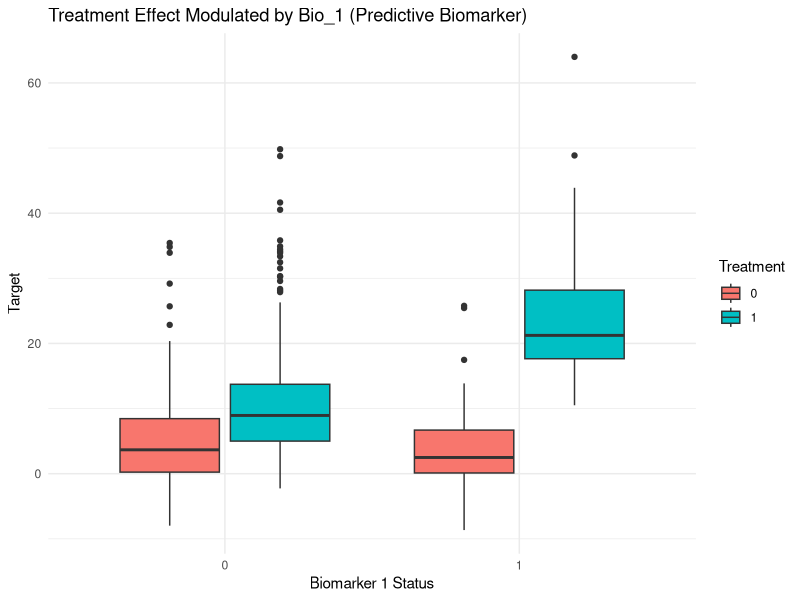

R code for this plot:
library(MASS)

# --- 1. SETUP PARAMETERS ---
n_hist <- 200      # Patients per historical study
n_trial <- 500     # Patients in current trial
H <- 5             # Number of historical studies
p_cont <- 50       # Number of continuous features
p_bin <- 5         # Number of binary biomarkers
rho <- 0.8         # Correlation for collinearity
global_hist_drift <- 0  # Pooled shift applied to historical studies vs current (set >0 or <0 to simulate drift)

# --- 2. FUNCTION TO GENERATE FEATURES (X) ---
# Creates shared covariate structure across all studies
generate_x <- function(n) {
  # Collinear continuous features
  sigma <- toeplitz(rho^(0:(p_cont-1)))
  X_cont <- mvrnorm(n, mu = rep(0, p_cont), Sigma = sigma)
  
  # Binary Biomarkers (e.g., DNA markers)
  X_bin <- matrix(rbinom(n * p_bin, 1, 0.3), nrow = n)
  
  colnames(X_cont) <- paste0("Lab_", 1:p_cont)
  colnames(X_bin) <- paste0("Bio_", 1:p_bin)
  return(cbind(X_cont, X_bin))
}

# --- 3. FUNCTION TO GENERATE OUTCOME (Y) ---


generate_y <- function(X, Trt,
                       study_drift = 0,
                       global_hist_drift = 0) {
  
  # 3a. Prognostic Signal
  prog_signal <- (2 * X[, "Lab_1"]) + 
    (3 * X[, "Lab_2"]^2) + 
    (5 * sin(X[, "Lab_3"])) +
    (4 * X[, "Lab_4"] * X[, "Lab_5"])
  
  # 3b. Predictive (Treatment) Signal
  trt_effect <- (5 * Trt) + (12 * Trt * X[, "Bio_1"])
  
  # 3c. Noise
  noise <- rnorm(nrow(X), mean = 0, sd = 2)
  
  y <- prog_signal +
    trt_effect +
    study_drift +          # between-trial (historical only)
    global_hist_drift +    # pooled historical vs current
    noise
  
  return(y)
}


# --- 4. GENERATE HISTORICAL DATA (Placebo Only) ---
historical_data <- lapply(1:H, function(s) {
  X <- generate_x(n_hist)
  Trt <- rep(0, n_hist) # Placebo only
  # Apply both a small per-study drift and the pooled historical drift
  Y <- generate_y(X, Trt,
                  study_drift = runif(1, -2, 2),
                  global_hist_drift = global_hist_drift)
  
  data.frame(Study = paste0(s), Treatment = Trt, Target = Y, X)
})

# --- 5. GENERATE CURRENT TRIAL DATA (Placebo + Treatment) ---
X_trial <- generate_x(n_trial)
Trt_trial <- rbinom(n_trial, 1, 0.7) # Randomized 1:1
Y_trial <- generate_y(X_trial, Trt_trial, study_drift = 0, global_hist_drift = 0)

current_trial <- data.frame(Study = "Current", Treatment = Trt_trial, Target = Y_trial, X_trial)

# --- 6. INSPECT RESULTS ---
all_data <- do.call(rbind, c(historical_data, list(current_trial)))

# Check the Biomarker interaction in the Current Trial
# Bio_1 should show a much higher target value when Treatment == 1
library(ggplot2)
ggplot(current_trial, aes(x = factor(Bio_1), y = Target, fill = factor(Treatment))) +
  geom_boxplot() +
  labs(title = "Treatment Effect Modulated by Bio_1 (Predictive Biomarker)",
       x = "Biomarker 1 Status", fill = "Treatment") +
  theme_minimal()



# Helper: simulate one dataset (returns list with hist + current data frames)
simulate_one <- function(H = 5,
                         n_hist = 200,
                         n_trial = 500,
                         global_hist_drift = 0) {
  hist_list <- lapply(1:H, function(s) {
    X <- generate_x(n_hist)
    Trt <- rep(0, n_hist)
    Y <- generate_y(X, Trt,
                    study_drift = runif(1, -2, 2),
                    global_hist_drift = global_hist_drift)
    data.frame(Study = paste0("H", s), Treatment = Trt, Target = Y, X)
  })

  X_trial <- generate_x(n_trial)
  Trt_trial <- rbinom(n_trial, 1, 0.7)
  Y_trial <- generate_y(X_trial, Trt_trial,
                        study_drift = 0,
                        global_hist_drift = 0)
  current <- data.frame(Study = "Current", Treatment = Trt_trial, Target = Y_trial, X_trial)

  list(historical = do.call(rbind, hist_list), current = current)
}

# Compute ATE estimate and SE from an lm fitted on a formula including Treatment and Treatment:Bio_1
ate_from_lm <- function(fit, current_df) {
  coefs <- coef(fit)
  vc <- vcov(fit)
  mean_bio <- mean(current_df$Bio_1)
  # if interaction exists
  b_trt <- coefs["Treatment"]
  b_int <- if ("Treatment:Bio_1" %in% names(coefs)) coefs["Treatment:Bio_1"] else 0
  ate_hat <- b_trt + b_int * mean_bio

  # variance: Var(b_trt) + mean^2 Var(b_int) + 2 mean Cov(b_trt,b_int)
  var_trt <- vc["Treatment", "Treatment"]
  var_int <- if ("Treatment:Bio_1" %in% rownames(vc)) vc["Treatment:Bio_1", "Treatment:Bio_1"] else 0
  cov_trt_int <- if ("Treatment:Bio_1" %in% rownames(vc)) vc["Treatment", "Treatment:Bio_1"] else 0
  se_ate <- sqrt(var_trt + (mean_bio^2) * var_int + 2 * mean_bio * cov_trt_int)

  ci_lower <- ate_hat - 1.96 * se_ate
  ci_upper <- ate_hat + 1.96 * se_ate

  list(ate = ate_hat, se = se_ate, ci = c(lower = ci_lower, upper = ci_upper))
}

# Fit models and evaluate (one replication)
fit_and_eval <- function(hist_df, current_df) {
  # formula that matches data generation structure (include Bio_1 interaction)
  fm <- as.formula("Target ~ Treatment * Bio_1 + Lab_1 + Lab_2 + Lab_3 + Lab_4 + Lab_5")

  # 1) Current-only
  fit_current <- lm(fm, data = current_df)

  # 2) Stacked naive (hist + current)
  stacked <- rbind(hist_df, current_df)
  fit_stacked <- lm(fm, data = stacked)

  # 3) Stacked + study fixed effect
  fit_stack_study <- lm(update(fm, . ~ . + factor(Study)), data = stacked)

  true_ate <- mean(5 + 12 * current_df$Bio_1)

  res <- list(
    true_ate = true_ate,
    current = ate_from_lm(fit_current, current_df),
    stacked = ate_from_lm(fit_stacked, current_df),
    stacked_study = ate_from_lm(fit_stack_study, current_df)
  )
  res
}

# Top-level: run simulation grid over drifts and repetitions
run_simulation <- function(drifts = c(-3, -1, 0, 1, 3),
                           reps = 200,
                           H = 5, n_hist = 200, n_trial = 500) {
  library(dplyr)
  out <- list()

  for (d in drifts) {
    sim_res <- replicate(reps, {
      s <- simulate_one(H, n_hist, n_trial, global_hist_drift = d)
      fit_and_eval(s$historical, s$current)
    }, simplify = FALSE)

    # extract metrics
    df <- tibble::tibble(rep = 1:reps) %>%
      mutate(
        true = sapply(sim_res, function(x) x$true_ate),
        ate_current = sapply(sim_res, function(x) x$current$ate),
        se_current = sapply(sim_res, function(x) x$current$se),
        ci_l_current = sapply(sim_res, function(x) x$current$ci["lower"]),
        ci_u_current = sapply(sim_res, function(x) x$current$ci["upper"]),

        ate_stacked = sapply(sim_res, function(x) x$stacked$ate),
        se_stacked = sapply(sim_res, function(x) x$stacked$se),
        ci_l_stacked = sapply(sim_res, function(x) x$stacked$ci["lower"]),
        ci_u_stacked = sapply(sim_res, function(x) x$stacked$ci["upper"]),

        ate_study = sapply(sim_res, function(x) x$stacked_study$ate),
        se_study = sapply(sim_res, function(x) x$stacked_study$se),
        ci_l_study = sapply(sim_res, function(x) x$stacked_study$ci["lower"]),
        ci_u_study = sapply(sim_res, function(x) x$stacked_study$ci["upper"])
      )

    summarize_metrics <- function(ate, ci_l, ci_u, true) {
      bias <- mean(ate - true)
      rmse <- sqrt(mean((ate - true)^2))
      coverage <- mean(ci_l <= true & ci_u >= true)
      c(bias = bias, rmse = rmse, coverage = coverage)
    }

    metrics <- rbind(
      current = summarize_metrics(df$ate_current, df$ci_l_current, df$ci_u_current, df$true),
      stacked = summarize_metrics(df$ate_stacked, df$ci_l_stacked, df$ci_u_stacked, df$true),
      stacked_study = summarize_metrics(df$ate_study, df$ci_l_study, df$ci_u_study, df$true)
    )
    out[[as.character(d)]] <- list(metrics = metrics, raw = df)
  }

  out
}
